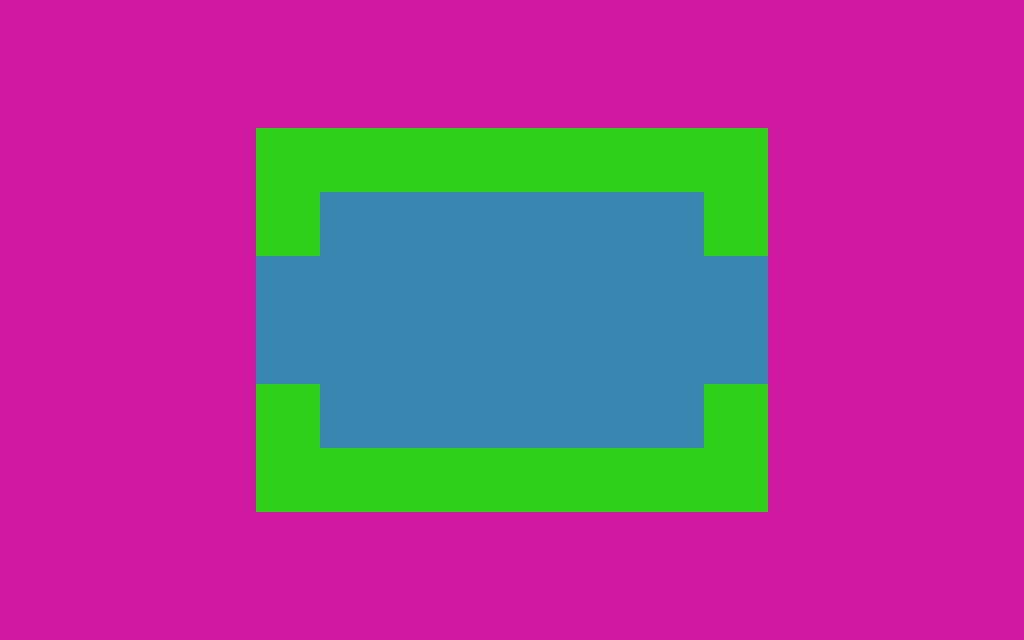

Below is a game level as drawn by its tile map, then a one-line description and the .tmx that defines it (tile-layer data replaced by summaries):
An orthogonal 16x10 tile map with 64x64 px tiles, 3 tile layers (Tile Layer 1, Tile Layer 2, Tile Layer 3).

<map version="1.0" orientation="orthogonal" renderorder="right-down" width="16" height="10" tilewidth="64" tileheight="64">
 <properties>
  <property name="maxMoves" value="2" />
 </properties>
 <tileset firstgid="1" name="tiles" tilewidth="64" tileheight="64">
  <image source="tiles.jpg" width="640" height="128" />
 </tileset>
 <layer name="Tile Layer 1" width="16" height="10">
  <data>[160 cells, 112 non-empty, 1 distinct tile ids]</data>
 </layer>
 <layer name="Tile Layer 2" width="16" height="10">
  <data>[160 cells, 20 non-empty, 1 distinct tile ids]</data>
 </layer>
 <layer name="Tile Layer 3" width="16" height="10">
  <data>[160 cells, 28 non-empty, 1 distinct tile ids]</data>
 </layer>
</map>
